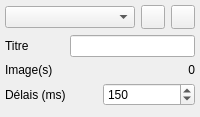
  <widget class="QDockWidget" name="dockAnimation">
   <property name="features">
    <set>QDockWidget::DockWidgetClosable|QDockWidget::DockWidgetVerticalTitleBar</set>
   </property>
   <property name="allowedAreas">
    <set>Qt::RightDockWidgetArea</set>
   </property>
   <property name="windowTitle">
    <string>Animation</string>
   </property>
   <attribute name="dockWidgetArea">
    <number>2</number>
   </attribute>
   <widget class="QWidget" name="dockAnimationContents">
    <layout class="QGridLayout" name="gridLayout_8">
     <property name="leftMargin">
      <number>5</number>
     </property>
     <property name="topMargin">
      <number>5</number>
     </property>
     <property name="rightMargin">
      <number>5</number>
     </property>
     <property name="bottomMargin">
      <number>5</number>
     </property>
     <item row="0" column="0" colspan="3">
      <layout class="QHBoxLayout" name="animation_list">
       <item>
        <widget class="QComboBox" name="animation_I_List"/>
       </item>
       <item>
        <widget class="QToolButton" name="animation_I_Add">
         <property name="maximumSize">
          <size>
           <width>24</width>
           <height>24</height>
          </size>
         </property>
         <property name="text">
          <string/>
         </property>
         <property name="icon">
          <iconset resource="menu.qrc">
           <normaloff>:/icons/Add-Green-Button-icon.png</normaloff>:/icons/Add-Green-Button-icon.png</iconset>
         </property>
         <property name="iconSize">
          <size>
           <width>24</width>
           <height>24</height>
          </size>
         </property>
        </widget>
       </item>
       <item>
        <widget class="QToolButton" name="animation_I_Remove">
         <property name="maximumSize">
          <size>
           <width>24</width>
           <height>24</height>
          </size>
         </property>
         <property name="text">
          <string/>
         </property>
         <property name="icon">
          <iconset resource="menu.qrc">
           <normaloff>:/icons/Minus-Red-Button-icon.png</normaloff>:/icons/Minus-Red-Button-icon.png</iconset>
         </property>
         <property name="iconSize">
          <size>
           <width>24</width>
           <height>24</height>
          </size>
         </property>
        </widget>
       </item>
      </layout>
     </item>
     <item row="1" column="0">
      <widget class="QLabel" name="animation_L_Title">
       <property name="text">
        <string>Titre</string>
       </property>
      </widget>
     </item>
     <item row="1" column="1" colspan="2">
      <widget class="QLineEdit" name="animation_I_Title"/>
     </item>
     <item row="2" column="0" colspan="3">
      <layout class="QHBoxLayout" name="animation_Image">
       <item>
        <widget class="QLabel" name="animation_L_Image">
         <property name="text">
          <string>Image(s)</string>
         </property>
        </widget>
       </item>
       <item>
        <widget class="QLabel" name="animation_I_Image">
         <property name="text">
          <string>0</string>
         </property>
         <property name="alignment">
          <set>Qt::AlignRight|Qt::AlignTrailing|Qt::AlignVCenter</set>
         </property>
        </widget>
       </item>
      </layout>
     </item>
     <item row="3" column="0" colspan="3">
      <layout class="QHBoxLayout" name="animation_Speed">
       <item>
        <widget class="QLabel" name="animation_L_Speed">
         <property name="text">
          <string>Délais (ms)</string>
         </property>
        </widget>
       </item>
       <item>
        <widget class="QSpinBox" name="animation_I_Speed">
         <property name="minimum">
          <number>10</number>
         </property>
         <property name="maximum">
          <number>10000</number>
         </property>
         <property name="singleStep">
          <number>10</number>
         </property>
         <property name="value">
          <number>150</number>
         </property>
        </widget>
       </item>
      </layout>
     </item>
     <item row="4" column="2">
      <spacer name="animation_PushUp">
       <property name="orientation">
        <enum>Qt::Vertical</enum>
       </property>
       <property name="sizeHint" stdset="0">
        <size>
         <width>20</width>
         <height>6</height>
        </size>
       </property>
      </spacer>
     </item>
    </layout>
   </widget>
  </widget>
